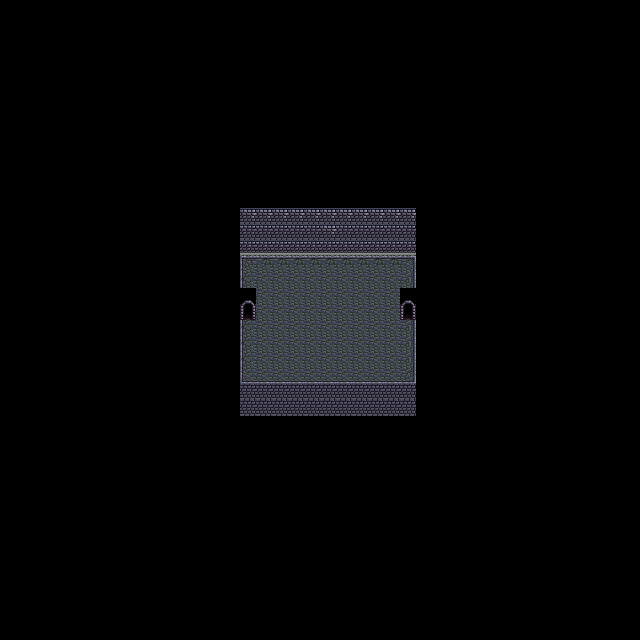

A level layout from a 2D game, rendered from its tile map. Below: a short description, then the map file with its tile-grid data intact:
An orthogonal 40x40 tile map with 16x16 px tiles, 1 tile layer (base).

<map version="1.2" tiledversion="1.2.5" orientation="orthogonal" renderorder="right-down" width="40" height="40" tilewidth="16" tileheight="16" infinite="0" nextlayerid="7" nextobjectid="14">
 <properties>
  <property name="a-tileSetImage" value="../resources/tilesets/sewer_1_alter.png" />
  <property name="b-upScreen" type="int" value="8" />
  <property name="c-downScreen" type="int" value="-1" />
  <property name="d-leftScreen" type="int" value="-1" />
  <property name="e-rightScreen" type="int" value="1" />
 </properties>
 <tileset firstgid="1" source="../tsxfiles/sewer2.tsx" />
 <layer id="2" name="base" width="40" height="40">
  <data encoding="csv">
0,0,0,0,0,0,0,0,0,0,0,0,0,0,0,0,0,0,0,0,0,0,0,0,0,0,0,0,0,0,0,0,0,0,0,0,0,0,0,0,
0,0,0,0,0,0,0,0,0,0,0,0,0,0,0,0,0,0,0,0,0,0,0,0,0,0,0,0,0,0,0,0,0,0,0,0,0,0,0,0,
0,0,0,0,0,0,0,0,0,0,0,0,0,0,0,0,0,0,0,0,0,0,0,0,0,0,0,0,0,0,0,0,0,0,0,0,0,0,0,0,
0,0,0,0,0,0,0,0,0,0,0,0,0,0,0,0,0,0,0,0,0,0,0,0,0,0,0,0,0,0,0,0,0,0,0,0,0,0,0,0,
0,0,0,0,0,0,0,0,0,0,0,0,0,0,0,0,0,0,0,0,0,0,0,0,0,0,0,0,0,0,0,0,0,0,0,0,0,0,0,0,
0,0,0,0,0,0,0,0,0,0,0,0,0,0,0,0,0,0,0,0,0,0,0,0,0,0,0,0,0,0,0,0,0,0,0,0,0,0,0,0,
0,0,0,0,0,0,0,0,0,0,0,0,0,0,0,0,0,0,0,0,0,0,0,0,0,0,0,0,0,0,0,0,0,0,0,0,0,0,0,0,
0,0,0,0,0,0,0,0,0,0,0,0,0,0,0,0,0,0,0,0,0,0,0,0,0,0,0,0,0,0,0,0,0,0,0,0,0,0,0,0,
0,0,0,0,0,0,0,0,0,0,0,0,0,0,0,0,0,0,0,0,0,0,0,0,0,0,0,0,0,0,0,0,0,0,0,0,0,0,0,0,
0,0,0,0,0,0,0,0,0,0,0,0,0,0,0,0,0,0,0,0,0,0,0,0,0,0,0,0,0,0,0,0,0,0,0,0,0,0,0,0,
0,0,0,0,0,0,0,0,0,0,0,0,0,0,0,0,0,0,0,0,0,0,0,0,0,0,0,0,0,0,0,0,0,0,0,0,0,0,0,0,
0,0,0,0,0,0,0,0,0,0,0,0,0,0,0,0,0,0,0,0,0,0,0,0,0,0,0,0,0,0,0,0,0,0,0,0,0,0,0,0,
0,0,0,0,0,0,0,0,0,0,0,0,0,0,0,0,0,0,0,0,0,0,0,0,0,0,0,0,0,0,0,0,0,0,0,0,0,0,0,0,
0,0,0,0,0,0,0,0,0,0,0,0,0,0,0,50,50,50,50,50,50,50,50,50,50,50,0,0,0,0,0,0,0,0,0,0,0,0,0,0,
0,0,0,0,0,0,0,0,0,0,0,0,0,0,0,49,49,49,49,49,50,49,49,49,49,49,0,0,0,0,0,0,0,0,0,0,0,0,0,0,
0,0,0,0,0,0,0,0,0,0,0,0,0,0,0,65,65,65,65,65,65,65,65,65,65,65,0,0,0,0,0,0,0,0,0,0,0,0,0,0,
0,0,0,0,0,0,0,0,0,0,0,0,0,0,0,1,2,2,2,2,2,2,2,2,2,3,0,0,0,0,0,0,0,0,0,0,0,0,0,0,
0,0,0,0,0,0,0,0,0,0,0,0,0,0,0,17,18,18,18,18,18,18,18,18,18,19,0,0,0,0,0,0,0,0,0,0,0,0,0,0,
0,0,0,0,0,0,0,0,0,0,0,0,0,0,0,8,18,18,18,18,18,18,18,18,18,8,0,0,0,0,0,0,0,0,0,0,0,0,0,0,
0,0,0,0,0,0,0,0,0,0,0,0,0,0,0,24,18,18,18,18,18,18,18,18,18,24,0,0,0,0,0,0,0,0,0,0,0,0,0,0,
0,0,0,0,0,0,0,0,0,0,0,0,0,0,0,17,18,18,18,18,18,18,18,18,18,19,0,0,0,0,0,0,0,0,0,0,0,0,0,0,
0,0,0,0,0,0,0,0,0,0,0,0,0,0,0,17,18,18,18,18,18,18,18,18,18,19,0,0,0,0,0,0,0,0,0,0,0,0,0,0,
0,0,0,0,0,0,0,0,0,0,0,0,0,0,0,17,18,18,18,18,18,18,18,18,18,19,0,0,0,0,0,0,0,0,0,0,0,0,0,0,
0,0,0,0,0,0,0,0,0,0,0,0,0,0,0,33,34,34,34,34,34,34,34,34,34,35,0,0,0,0,0,0,0,0,0,0,0,0,0,0,
0,0,0,0,0,0,0,0,0,0,0,0,0,0,0,51,51,51,51,51,51,51,51,51,51,51,0,0,0,0,0,0,0,0,0,0,0,0,0,0,
0,0,0,0,0,0,0,0,0,0,0,0,0,0,0,51,51,51,51,51,51,51,51,51,51,51,0,0,0,0,0,0,0,0,0,0,0,0,0,102,
0,0,0,0,0,0,0,0,0,0,0,0,0,0,0,0,0,0,0,0,0,0,0,0,0,0,0,0,0,0,0,0,0,0,0,0,0,0,0,0,
0,0,0,0,0,0,0,0,0,0,0,0,0,0,0,0,0,0,0,0,0,0,0,0,0,0,0,0,0,0,0,0,0,0,0,0,0,0,0,0,
0,0,0,0,0,0,0,0,0,0,0,0,0,0,0,0,0,0,0,0,0,0,0,0,0,0,0,0,0,0,0,0,0,0,0,0,0,0,0,0,
0,0,0,0,0,0,0,0,0,0,0,0,0,0,0,0,0,0,0,0,0,0,0,0,0,0,0,0,0,0,0,0,0,0,0,0,0,0,0,0,
0,0,0,0,0,0,0,0,0,0,0,0,0,0,0,0,0,0,0,0,0,0,0,0,0,0,0,0,0,0,0,0,0,0,0,0,0,0,0,0,
0,0,0,0,0,0,0,0,0,0,0,0,0,0,0,0,0,0,0,0,0,0,0,0,0,0,0,0,0,0,0,0,0,0,0,0,0,0,0,0,
0,0,0,0,0,0,0,0,0,0,0,0,0,0,0,0,0,0,0,0,0,0,0,0,0,0,0,0,0,0,0,0,0,0,0,0,0,0,0,0,
0,0,0,0,0,0,0,0,0,0,0,0,0,0,0,0,0,0,0,0,0,0,0,0,0,0,0,0,0,0,0,0,0,0,0,0,0,0,0,0,
0,0,0,0,0,0,0,0,0,0,0,0,0,0,0,0,0,0,0,0,0,0,0,0,0,0,0,0,0,0,0,0,0,0,0,0,0,0,0,0,
0,0,0,0,0,0,0,0,0,0,0,0,0,0,0,0,0,0,0,0,0,0,0,0,0,0,0,0,0,0,0,0,0,0,0,0,0,0,0,0,
0,0,0,0,0,0,0,0,0,0,0,0,0,0,0,0,0,0,0,0,0,0,0,0,0,0,0,0,0,0,0,0,0,0,0,0,0,0,0,0,
0,0,0,0,0,0,0,0,0,0,0,0,0,0,0,0,0,0,0,0,0,0,0,0,0,0,0,0,0,0,0,0,0,0,0,0,0,0,0,0,
0,0,0,0,0,0,0,0,0,0,0,0,0,0,0,0,0,0,0,0,0,0,0,0,0,0,0,0,0,0,0,0,0,0,0,0,0,0,0,0,
0,0,0,0,0,0,0,0,0,0,0,0,0,0,0,0,0,0,0,0,0,0,0,0,0,0,0,0,0,0,0,0,0,0,0,0,0,0,0,0
</data>
 </layer>
</map>
